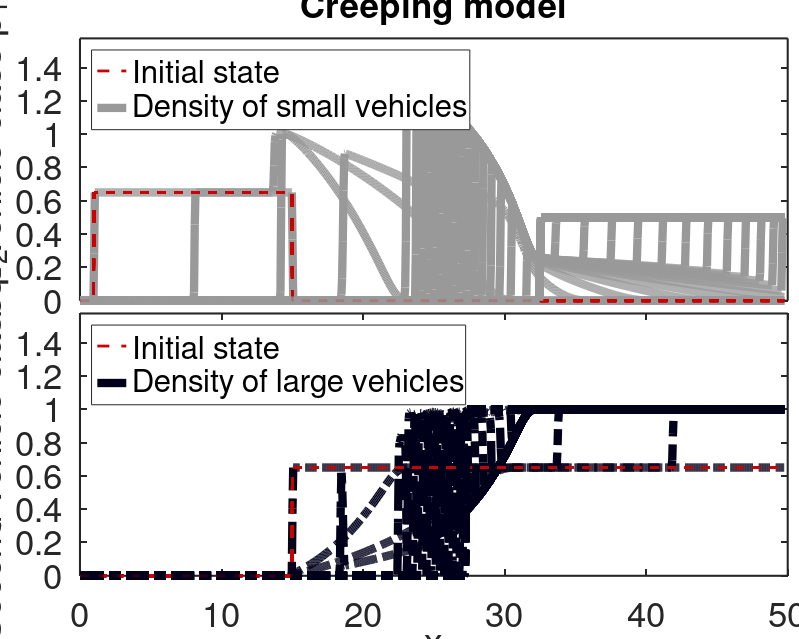

Source code (MATLAB):
function solver_heterogeneous_creeping(model,test)

if nargin<1 model =1; test = 2; end  % by default, creeping model in the creeping simulation


clc;  % clear the command window
close all % close all figures

%\\\\\\\\\\\\\\\\\\\\\\\\\\\\\\\\\\\\\\\\\\\\\\\\\\\\\\\\\\\\\\\\\\\\\\\\\\
% Examples and comparisons with the n-populations model.
% For the input parameters
%     model = 1: the creeping model
%     model = 2: the n-populations model
%     test = 1: the overtaking simulation
%     test = 2: the creeping simulation
% For other parameters in the code
%     rho1, rho2 are densities of first and second vehicle class
%     rm1, rm2 are effective jam densities of rho1 and rho2
%     vm1, vm2 are the maximum traffic veloicty of rho1 and rho2
%------------------------------------------------
% This solver is based on the finite volume Godunov method, and have
% applied the HLL approximate Riemann solver to find the numerical class.
% In this simulation, first vehicle class rho1 is assumed to be small
% vehicles, while the second vehicle class is larger.

%--------------------------------------------------
% Aug 29 2013
% Shimao Fan
% University of Illinois at Urbana-Champaign
%\\\\\\\\\\\\\\\\\\\\\\\\\\\\\\\\\\\\\\\\\\\\\\\\\\\\\\\\\\\\\\\\\\\\\\\\\\

% parameter of effective jam density and maximim velocity
switch model
    case 1
       model_name = 'Creeping model';
       rm1 = 1.5; rm2 = 1.0;
%        vm1 = 1.0; vm2 = 2.0;
       vm1 = 1.5; vm2 = 1.5;
    case 2
       model_name = 'n-populations model';
       rm1 = 1.5; rm2 = 1.5;
%        rm1 = 1.0; rm2 = 1.0;
       vm1 = 1.5; vm2 = 1.0;
end
% ----------------------------------
% class 1 is small vehicle
% class 2 is large vehicle
%----------------------------------
rm = max(rm1,rm2);

tfinal = 250;
% tfinal = 50;
len = 50;
x = linspace(0,len,1000);   % space step
dx = x(2)-x(1);
% time step
k = (x(2)-x(1))/vm1;

lambda = k/dx;
dt = k;
t = 0:dt:tfinal;
M = length(t);   % length of time vector
N = length(x);   % length of space vector

%==========================================
%\\\\\\\\\\\\\\\\\\\\\\\\\\\\\\
% boundary: traffic light, red
%\\\\\\\\\\\\\\\\\\\\\\\\\\\\\\
switch test
    case 1  % overtaking

     U(1,1:ceil(1*N/50)) = 0.00000000;
     U(1,ceil(1*N/50)+1:ceil(10*N/50)) = 0.7;
     U(1,ceil(10*N/50)+1:N) = 0;

     U(2,1:ceil(10*N/50)) = eps;
     U(2,ceil(10*N/50)+1:ceil(19*N/50)) = 0.7;
     U(2,ceil(19*N/50)+1:N) = eps;
     
     d1l = U(1,1)+0*t;
     d2l = U(2,1)+0*t;

     d1r = U(1,end)+0*t;
     d2r = U(2,end)+0*t;

     
    case 2 % creeping
      U(1,1:ceil(1*N/50)) = 0;
      U(1,ceil(1*N/50)+1:ceil(15*N/50)) = .65;
      U(1,ceil(15*N/50)+1:N) = 0;

      U(2,1:ceil(15*N/50)) = eps;
      U(2,ceil(15*N/50)+1:N) = 0.65;
     
      d1l = U(1,1)+0*t;
      d2l = U(2,1)+0*t;

      d1r = .89999+0*t;
      d2r = 0.6+0*t;
%       d1r = .5+0*t;
%       d2r = 1.0+0*t;

end
%----------------------------------------
U_0 = U;    % initial condition
inter = 250;   % for printing every 250 steps
% inter = 50;



%\\\\\\\\\\\\\\\\\\\\\\\\\\\\\\\\\\\\\
%        The main algorithm
%/////////////////////////////////////

for n = 0:M-1
    % the boundary condition
    lbc = [d1l(n+1);d2l(n+1)];
    rbc = [d1r(n+1);d2r(n+1)];
    % insert the boundary condition
    
    Up1=[U(:,2:end),rbc];    % right cell bounds
    Um1=[lbc,U(:,1:end-1)];  % left cell bounds

    
    
    %\\\\\\\\\\\\\\\\\\\\\\\\\\\\
    % phase transition happens
    %////////////////////////////
    if model ==1
      rl = Um1(1,:) + Um1(2,:);   % total density on left
      r = U(1,:) + U(2,:);        % total density in middle
      rr = Up1(1,:) + Up1(2,:);   % total density on right 

      case1 = rl<=rm2;        % left state in the domain D1
      case2 = r<=rm2;         % middle state in the domain D1
      case3 = rr<=rm2;        % right state in the domain D1

      id_l = find(case1-case2); % find all phase changes ul and u
      id_r = find(case2-case3); % find all phase changes u and ur
    
      idl = case1(id_l)-case2(id_l);% -1 means left large density
      idr = case2(id_r)-case3(id_r);% +1 mean left state small
    
% 
      for i = 1:length(idr)-1
        if idr(i)<0
           U(1,id_r(i)) = rm2-U(2,id_r(i));   % insert a intermediate state
        else
           Up1(1,id_r(i)) = rm2-Up1(2,id_r(i));   % insert a intermediate state
        end
      end
    end
    %============================================
    % updating with godunov methods/approximate riemann solver
    U = U+lambda*(HLL(Um1,U,vm1,vm2,rm1,rm2)-HLL(U,Up1,vm1,vm2,rm1,rm2));
    %============================================
    
    
    % \\\\\\\\\\\\\\\
    % plotting part
    %/////////////////
    if mod(n,inter) ==0
    subplot(2,1,1),
    plot(x(2:1:end-5),U_0(1,2:1:end-5),'--','color',[0.8,0,0],'linewidth',2), hold on
    plot(x(2:end-5),U(1,2:end-5),'-','color',[.6,.6,.6],'linewidth',6)
%     title(sprintf('%s, t=%3.0f',model_name,n*dt),'fontsize',25)
    title(sprintf('%s',model_name),'fontsize',25)
    axis([0 len 0 1.05*rm])
    h = legend('Initial state','Density of small vehicles');
    set(h,'Location','NorthWest')
    set(gca,'linewidth',1.5)
    set(gca,'fontsize',25)    
    set(gca,'xtick',[])     
    set(gca,'position',[.10 .53 .885 .41])
    ylabel('First vehicle class \rho_1')
    
    %****************
    subplot(2,1,2),
    %****************
    plot(x(2:1:end-5),U_0(2,2:1:end-5),'--','color',[0.8,0,0],'linewidth',2), hold on
    plot(x(2:end-5),U(2,2:end-5),'-.','color',[0,0,.1],'linewidth',6)
    h = legend('Initial state','Density of large vehicles');
    set(h,'Location','NorthWest')
    set(gca,'linewidth',1.5)
    set(gca,'fontsize',25)
    axis([0 len 0 1.05*rm])
    ylabel('Second vehicle class \rho_2')
    xlabel('x')
   
    
    set(gca,'position',[.10 .1 .885 .41])
    res = 800;
    set(gcf,'paperpositionmode','auto')
    set(gcf,'position',[10  50 res res*.8])
     
%      print figure
%      filename_save = sprintf('fig_multi_class_%1.0f_%s_%1.0f',test,model_name(1:3),ceil(n/inter));
%      print(gcf,'-dpng',filename_save,'-r290') 
%      print(gcf,'-depsc',filename_save,'-r290','-painters')
%      fixPSlinestyle([filename_save,'.eps'])
    end
    drawnow
end





%\\\\\\\\\\\\\\\\\\\\\\\\\\\\\\\\\\\\\\\\\\\\\\\\\\\\\\\
% subfunctionals
%///////////////////////////////////////////////////////


function F = HLL(Ul,Ur,vm1,vm2,rm1,rm2) % the HLL Riemann solver
    % where v contains boundary condition of velocity
    % eigenvalues:
    eigns1 = lambda(Ul,vm1,vm2,rm1,rm2);  % left bound
    eigns2 = lambda(Ur,vm1,vm2,rm1,rm2);  % right bound
    % another way to define c1 and c2
    c1 = min(eigns1(1,:),eigns2(1,:));
    c2 = max(eigns1(2,:),eigns2(2,:));
    case1 = c1>=0;
    case2 = c1<0 & c2>=0;
    case3 = c2<0;
    % left flux
    Fl = max(flux(Ul,vm1,vm2,rm1,rm2),0);  % plug into left boundary velocity information
    % right flux
    Fr = max(flux(Ur,vm1,vm2,rm1,rm2),0);
    %-----------------------------------------------
    % intermediate flux
    F_hll(1,:) = (c2.*Fl(1,:)-c1.*Fr(1,:)+(Ur(1,:)-Ul(1,:)).*c1.*c2)./...
            (c2-c1);
    F_hll(2,:) = (c2.*Fl(2,:)-c1.*Fr(2,:)+(Ur(2,:)-Ul(2,:)).*c1.*c2)./...
            (c2-c1);
    F(1,:) = case1.*Fl(1,:)+case2.*F_hll(1,:)+case3.*Fr(1,:);
    F(2,:) = case1.*Fl(2,:)+case2.*F_hll(2,:)+case3.*Fr(2,:);

%--------------------------------------------------------------------------   
function y = lambda(U,vm1,vm2,rm1,rm2)  % U = (density, w), calculate eigenvalues
       r = U(1,:)+U(2,:);    % sum
       u1 = vel(r,vm1,rm1);
       u2 = max(vel(r,vm2,rm2),0);
       dv1 = DiffVel(r,vm1,rm1);
       indx = find(r>=rm2);
       dv2 = DiffVel(r,vm2,rm2);
       dv2(indx) = 0;
       % characteristic speed
       c1 = U(1,:).*dv1;
       c2 = U(2,:).*dv2;
       q1 = c1+u1; q2 = u2+c2;
       delta = sqrt((q1-q2).^2+4*c1.*c2);
       
       y(1,:) = .5*(q1+q2-delta);   % slower chareateritic field
       y(2,:) = .5*(q1+q2+delta);   % faster characteristic field
%-----------------------------------------------
function y = flux(U,vm1,vm2,rm1,rm2)  % define flux function        
      u1 = vel(U(1,:)+U(2,:),vm1,rm1);
      u2 = vel(U(1,:)+U(2,:),vm2,rm2);
      y(1,:) = U(1,:).*u1;
      y(2,:) = U(2,:).*u2;
%-----------------------------------------------
function y = DiffVel(r,vm,rm)% define derivative of velocity        
      y = (vel(r+eps,vm,rm)-vel(r,vm,rm))/eps;
%-------------------------------------------------------
function y = vel(rho,vm,rhom)  % define velocity functions 
     y = vm*(1-(rho/rhom));   % which is the linear form 
         
%\\\\\\\\\\\\\\\\\\\\\\\\THE END OF CODE\\\\\\\\\\\\\\\\\\\\\\\\\\\\\\\\\
